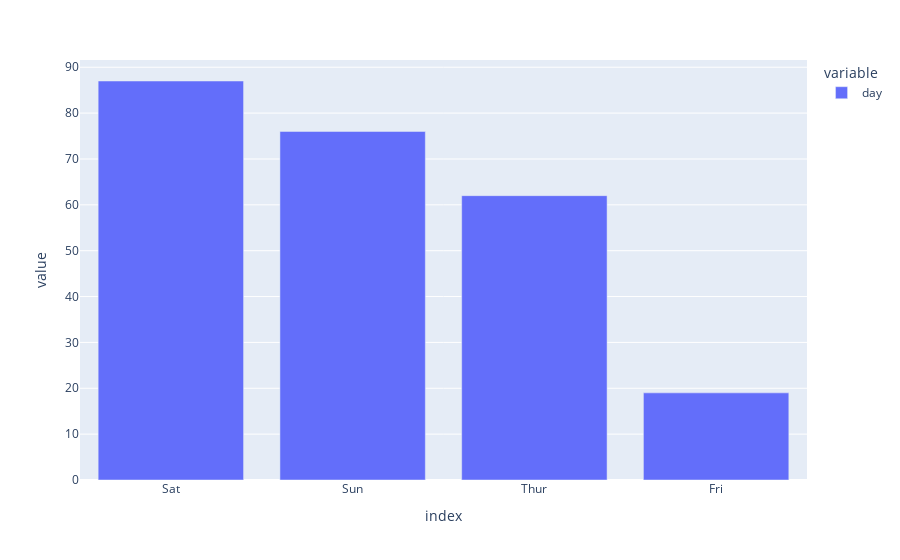

Notebook cell for this chart:
### Code cell
pltx.bar(df.day.value_counts())

### Figure 1 — Plotly figure (JSON) as saved in the notebook; plotly's stock layout.template omitted (floating-point values rounded to 4 significant figures)
{"data": [{"alignmentgroup": "True", "hovertemplate": "variable=day<br>index=%{x}<br>value=%{y}<extra></extra>", "legendgroup": "day", "marker": {"color": "#636efa", "pattern": {"shape": ""}}, "name": "day", "offsetgroup": "day", "orientation": "v", "showlegend": true, "textposition": "auto", "type": "bar", "x": ["Sat", "Sun", "Thur", "Fri"], "xaxis": "x", "y": [87, 76, 62, 19], "yaxis": "y"}], "layout": {"barmode": "relative", "legend": {"title": {"text": "variable"}, "tracegroupgap": 0}, "margin": {"t": 60}, "xaxis": {"anchor": "y", "domain": [0, 1], "title": {"text": "index"}}, "yaxis": {"anchor": "x", "domain": [0, 1], "title": {"text": "value"}}}}
